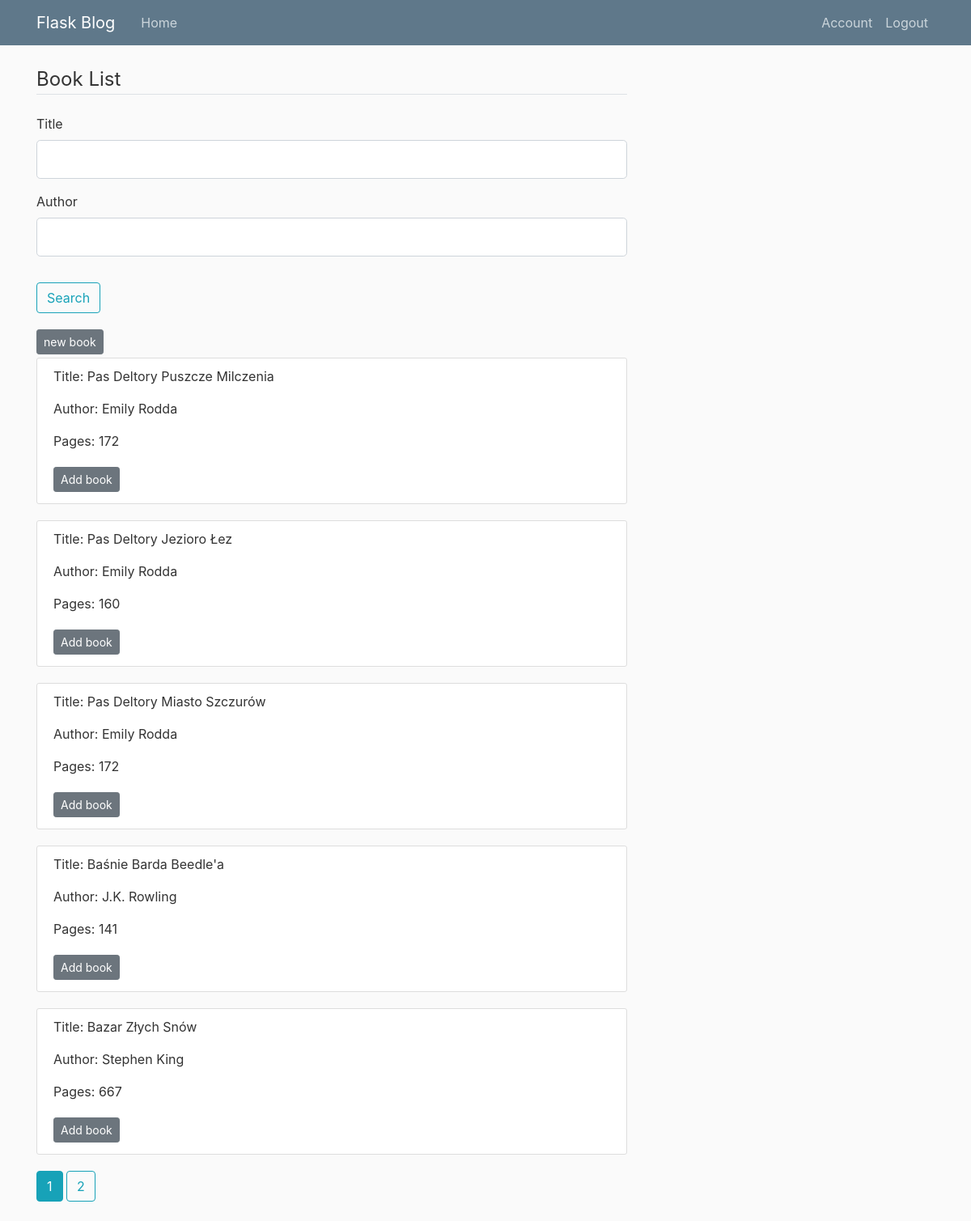
Page /book/list (signed in) on the committed database.
### flask_lib/models.py (models this page shows)
class Book(db.Model):
    id = db.Column(db.Integer, primary_key=True)
    title = db.Column(db.String(100), nullable=False)
    author = db.Column(db.String(100), nullable=False)
    pages = db.Column(db.Integer, nullable=False)
    Copies = db.relationship('BCopy', backref='original', lazy=True)

### flask_lib/routes.py (the view)
@app.route('/book/list', methods=['GET', 'POST'])
@login_required
def book_list():
    page = request.args.get('page', 1, type=int)
    book = Book.query
    form = SearchForm()
    if form.validate_on_submit():
        if form.author.data != '':
            book = book.filter_by(author=form.author.data)
        if form.title.data != '':
            book = book.filter_by(title=form.title.data)
    book = book.paginate(page=page, per_page=5)
    return render_template('book_list.html', title='Book List', form=form, legend='Book List', books=book)

### flask_lib/forms.py
class SearchForm(FlaskForm):
    author = StringField('Author', default='')
    title = StringField('Title', default='')
    submit = SubmitField('Search')

### flask_lib/models.py (called while the page is built)
@login_manager.user_loader
def load_user(user_id):
    return User.query.get(int(user_id))

### flask_lib/templates/book_list.html (shortened to what this page needs)
{% extends "layout.html" %}
{% block content %}
    <form action="" method="POST">
        <fieldset class="form-group">
            <legend class="border-bottom mb-4">{{ legend }}</legend>
            <div class="form-group">
                {{ form.title.label(class="form-control-label") }}
                {%  if form.title.errors %}
                    {{ form.title(class="form-control form-control-lg is-invalid") }}
                    <div class="invalid-feedback">
                        {%  for error in form.title.errors %}
                            <span>{{ error }}</span>
                        {%  endfor %}
                    </div>
                {% else %}
                    {{ form.title(class="form-control form-control-lg") }}
                {%  endif %}
            </div>
            <div class="form-group">
                {{ form.author.label(class="form-control-label") }}
                {%  if form.author.errors %}
                    {{ form.author(class="form-control form-control-lg is-invalid") }}
                    <div class="invalid-feedback">
                        {%  for error in form.author.errors %}
                            <span>{{ error }}</span>
                        {%  endfor %}
                    </div>
                {% else %}
                    {{ form.author(class="form-control form-control-lg") }}
                {%  endif %}
            </div>
        </fieldset>
        <div class="form-group">
            {{ form.submit(class="btn btn-outline-info") }}
        </div>
    </form>
<a class="btn btn-secondary btn-sm mt-1 mb-1" href="{{ url_for('new_book') }}">new book</a>
{% for book in books.items %}
<article class="media content-section">
    <div class="media-body">
        <p>Title: {{ book.title }}</p>
        <p>Author: {{ book.author }}</p>
        <p>Pages: {{ book.pages }}</p>
        <a class="btn btn-secondary btn-sm mt-1 mb-1" href="{{ url_for('add_book' , book_id=book.id) }}">Add book</a>
    </div>
</article>
{% endfor %}
{% for page_num in books.iter_pages(left_edge=2, right_edge=2, left_current=1, right_current=2) %}
    {% if page_num %}
        {% if books.page == page_num %}
            <a class="btn btn-info mb-4" href="{{url_for('book_list', page=page_num) }}">{{ page_num }}</a>
        {% else %}
            <a class="btn btn-outline-info mb-4" href="{{url_for('book_list', page=page_num) }}">{{ page_num }}</a>
        {% endif %}
    {% else %}
        ...
    {% endif %}
{% endfor %}
{% endblock content %}

### flask_lib/templates/layout.html (shortened to what this page needs)
<!DOCTYPE html>
<html lang="en">
<head>
    <link href="https://maxcdn.bootstrapcdn.com/bootstrap/4.0.0/css/bootstrap.min.css"
 rel="stylesheet">
    <link href="{{ url_for('static', filename='main.css') }}" rel="stylesheet" type="text/css">
</head>
<body>
<header class="site-header">
    <nav class="navbar navbar-expand-md navbar-dark bg-steel fixed-top">
        <div class="container">
            <a class="navbar-brand mr-4" href="{{ url_for('home') }}">Flask Blog</a>
            <div class="collapse navbar-collapse" id="navbarToggle">
                <div class="navbar-nav mr-auto">
                    <a class="nav-item nav-link" href="{{ url_for('home') }}">Home</a>
                </div>
                <div class="navbar-nav">
                    {% if current_user.is_authenticated %}
                        <a class="nav-item nav-link" href="{{ url_for('account') }}">Account</a>
                        <a class="nav-item nav-link" href="{{ url_for('logout') }}">Logout</a>
                    {% else %}
                        <a class="nav-item nav-link" href="{{ url_for('login') }}">Login</a>
                        <a class="nav-item nav-link" href="{{ url_for('register') }}">Register</a>
                    {% endif %}
                </div>
            </div>
        </div>
    </nav>
</header>
<main class="container" role="main">
    <div class="row">
        <div class="col-md-8">
            {% block content %}{% endblock %}
        </div>
    </div>
</main>
</body>
</html>

### rows in the picture
Book: title "Pas Deltory Puszcze Milczenia", author "Emily Rodda", pages "172"
Book: title "Pas Deltory Jezioro Łez", author "Emily Rodda", pages "160"
Book: title "Pas Deltory Miasto Szczurów", author "Emily Rodda", pages "172"
Book: title "Baśnie Barda Beedle'a", author "J.K. Rowling", pages "141"
Book: title "Bazar Złych Snów", author "Stephen King", pages "667"

### other values in the picture
{{ legend }} "Book List"
{{ page_num }} "1"
{{ page_num }} "2"
